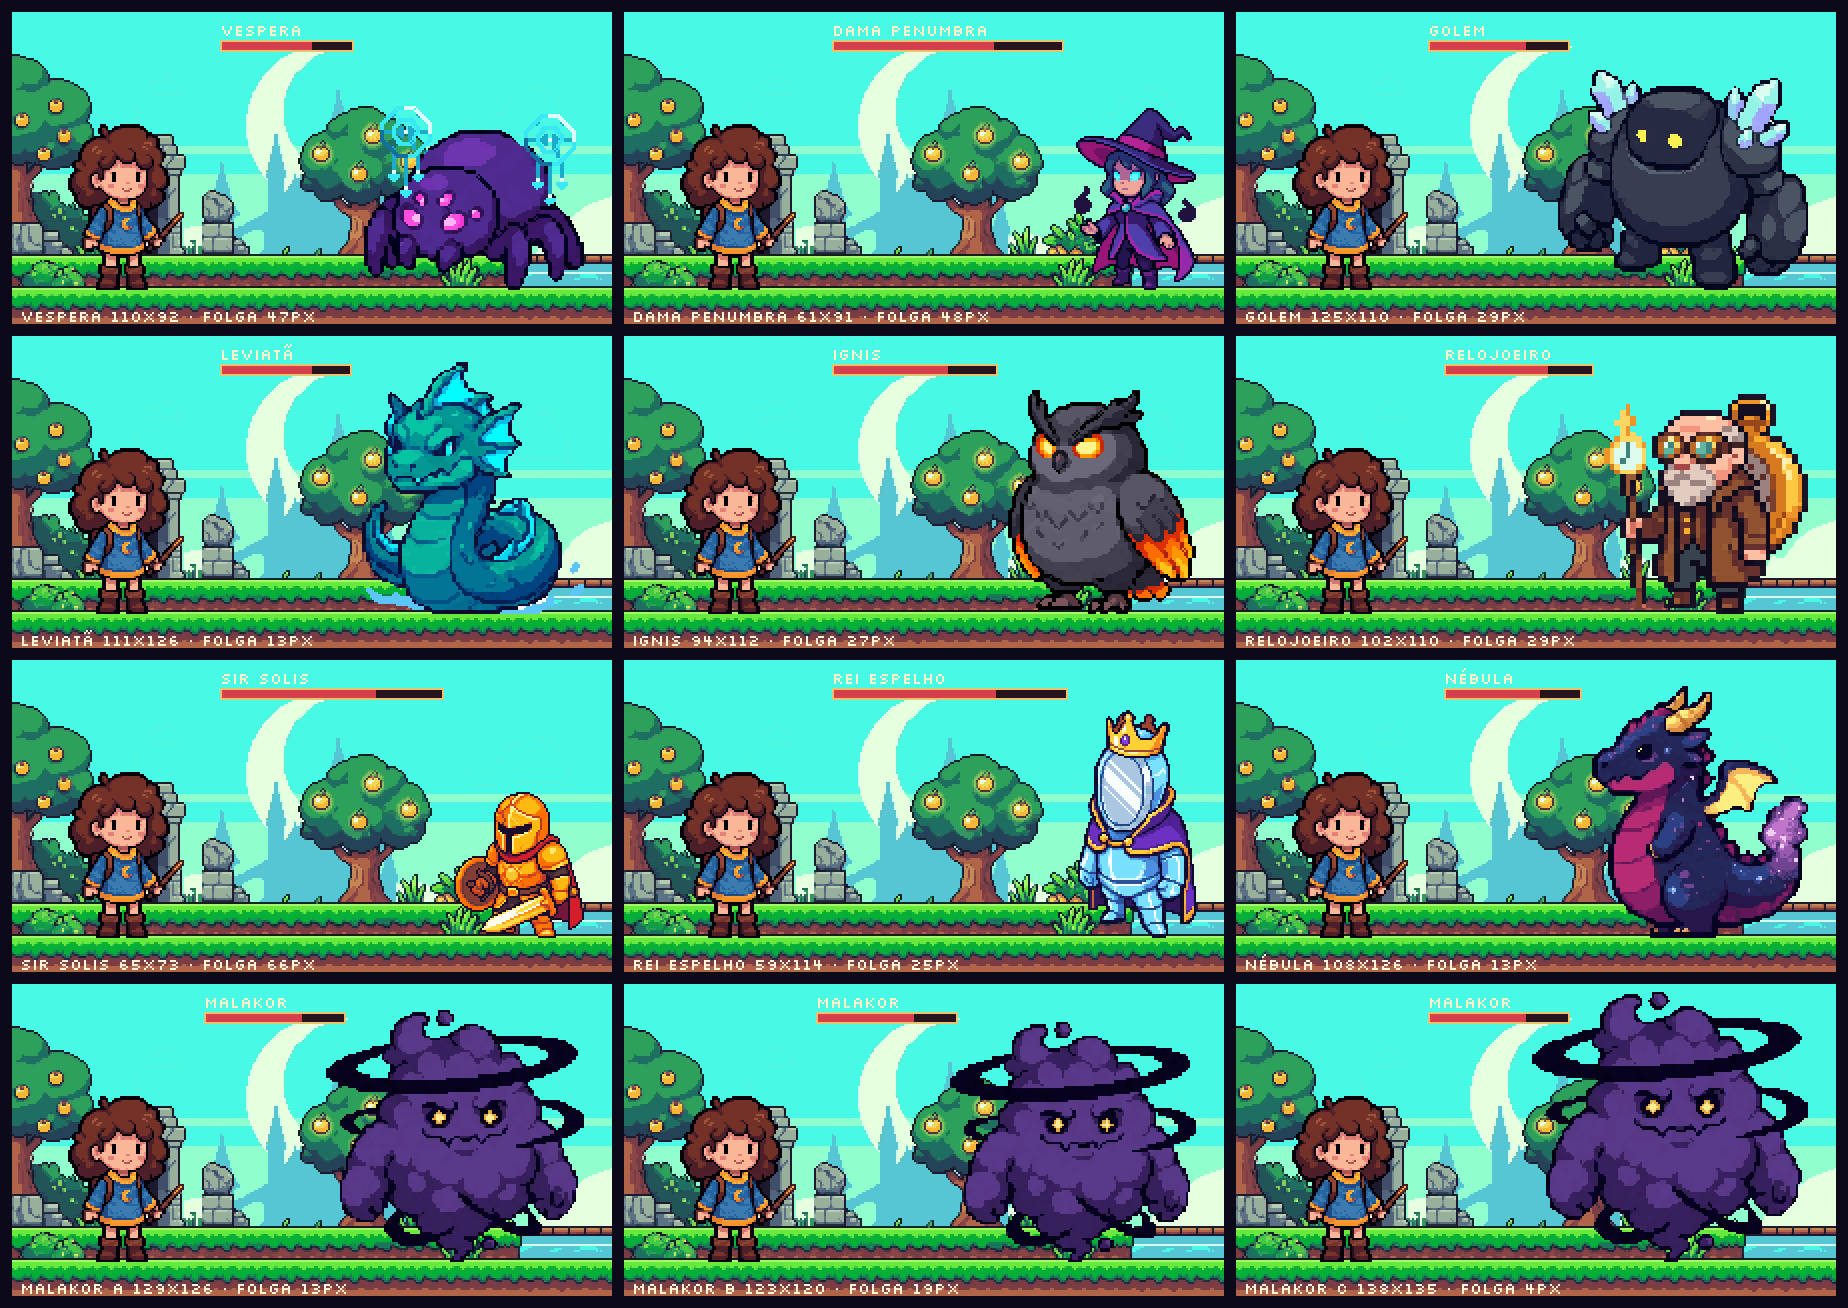

The Python source for this figure:
"""Prévia da Fase 3: os 10 chefões na faixa fixa (156 px de cena, chão a 139 px do topo).

Usa os mesmos tamanhos das lutas comuns (tamanho_monstros.para_luta) e mostra
três opções de tamanho para o Malakor. Não altera nada em assets/.

Uso: .venv/bin/python previa_tamanhos_chefoes.py  -> previa_tamanhos_chefoes.png
"""
import json
from pathlib import Path

from PIL import Image, ImageDraw, ImageFont

from tamanho_monstros import A, original, para_luta

RAIZ = Path(__file__).parent
CENA_H = 156          # altura da cena no modo compacto (226 - 70)
CHAO = 139            # linha dos pés, do topo da cena
FUNDO_TOPO = 8        # o fundo desce 62 px: recorte começa em y=8
JANELA_TOPO = 70
ORDEM = ["vespera", "dama_penumbra", "golem_obsidiana", "leviata", "ignis",
         "relojoeiro", "sir_solis", "rei_espelho", "nebula"]
NOMES = {"vespera": "Vespera", "dama_penumbra": "Dama Penumbra", "golem_obsidiana": "Golem",
         "leviata": "Leviatã", "ignis": "Ignis", "relojoeiro": "Relojoeiro", "sir_solis": "Sir Solis",
         "rei_espelho": "Rei Espelho", "nebula": "Nébula", "malakor": "Malakor"}
INFO = json.loads((A / "chefoes" / "chefoes.json").read_text())


def malakor(opcao: str) -> Image.Image:
    from preparar_assets import ampliar_pixelart
    im = Image.open(A / "chefoes" / "malakor" / INFO["malakor"]["arena"]).convert("RGBA")
    o = original("malakor", im)  # 92 x 90
    if opcao == "A":  # 126 px: reduz a versão aprovada (180 -> 126)
        return im.resize((round(im.width * 126 / im.height), 126), Image.NEAREST)
    if opcao == "B":  # 120 px: desenho original x 4/3
        return o.resize((round(o.width * 120 / o.height), 120), Image.NEAREST)
    g = ampliar_pixelart(o, 3)  # C: 135 px, 1,5x limpo (Scale3x e metade)
    return g.resize((g.width // 2, g.height // 2), Image.NEAREST)


def fundo_cena(w: int) -> Image.Image:
    pasta = A / "cenarios" / "floresta"
    tela = Image.new("RGBA", (w, CENA_H), (27, 24, 51, 255))
    fundo = Image.open(pasta / "fundo.png").convert("RGBA")
    x0 = (fundo.width - w) // 2
    tela.alpha_composite(fundo.crop((x0, FUNDO_TOPO, x0 + w, FUNDO_TOPO + CENA_H)))
    for nome in ("meio.png", "chao.png"):
        c = Image.open(pasta / nome).convert("RGBA")
        tela.alpha_composite(c.crop((0, JANELA_TOPO, w, JANELA_TOPO + CENA_H)))
    return tela


def quadro(nome: str, m: Image.Image, rotulo: str, espelhar: bool) -> Image.Image:
    lua = Image.open(A / "lua" / "poses" / "lua_parada_3f.png").convert("RGBA").crop((0, 0, 80, 100))
    if espelhar:
        m = m.transpose(Image.FLIP_LEFT_RIGHT)
    w = max(300, 20 + 80 + 40 + m.width + 16)
    tela = fundo_cena(w)
    tela.alpha_composite(lua, (14, CHAO - 96))
    mx = w - m.width - 14
    tela.alpha_composite(m, (mx, CHAO - m.height))
    d = ImageDraw.Draw(tela)
    fonte = ImageFont.truetype(str(next((A / "fontes" / "silkscreen").glob("*-Regular.ttf"))), 8)
    # barra de vida do chefão (proposta): no alto, entre a Lua e o chefão
    bx0, bx1 = 104, mx - 6
    if bx1 - bx0 < 60:
        bx0, bx1 = 96, 96 + 70
    d.rectangle((bx0, 14, bx1, 19), fill=(40, 20, 30, 255), outline=(232, 196, 110, 255))
    d.rectangle((bx0 + 1, 15, bx0 + 1 + int((bx1 - bx0 - 2) * 0.7), 18), fill=(214, 64, 76, 255))
    d.text((bx0, 3), NOMES[nome].upper(), fill=(255, 240, 200, 255), font=fonte)
    folga = CHAO - m.height
    d.text((4, CENA_H - 10), f"{rotulo} {m.width}x{m.height} · folga {folga}px", fill=(255, 246, 216, 255), font=fonte)
    return tela


def main():
    quadros = []
    for n in ORDEM:
        quadros.append(quadro(n, para_luta(n), NOMES[n], INFO[n].get("espelhar", False)))
    for op, txt in (("A", "Malakor A"), ("B", "Malakor B"), ("C", "Malakor C")):
        quadros.append(quadro("malakor", malakor(op), txt, INFO["malakor"].get("espelhar", False)))
    col = 3
    qw = max(q.width for q in quadros)
    linhas = (len(quadros) + col - 1) // col
    folha = Image.new("RGBA", (col * (qw + 6) + 6, linhas * (CENA_H + 6) + 6), (12, 10, 24, 255))
    for i, q in enumerate(quadros):
        folha.alpha_composite(q, (6 + (i % col) * (qw + 6), 6 + (i // col) * (CENA_H + 6)))
    folha = folha.resize((folha.width * 2, folha.height * 2), Image.NEAREST)
    folha.save(RAIZ / "previa_tamanhos_chefoes.png")
    print("previa_tamanhos_chefoes.png", folha.size)


if __name__ == "__main__":
    main()
